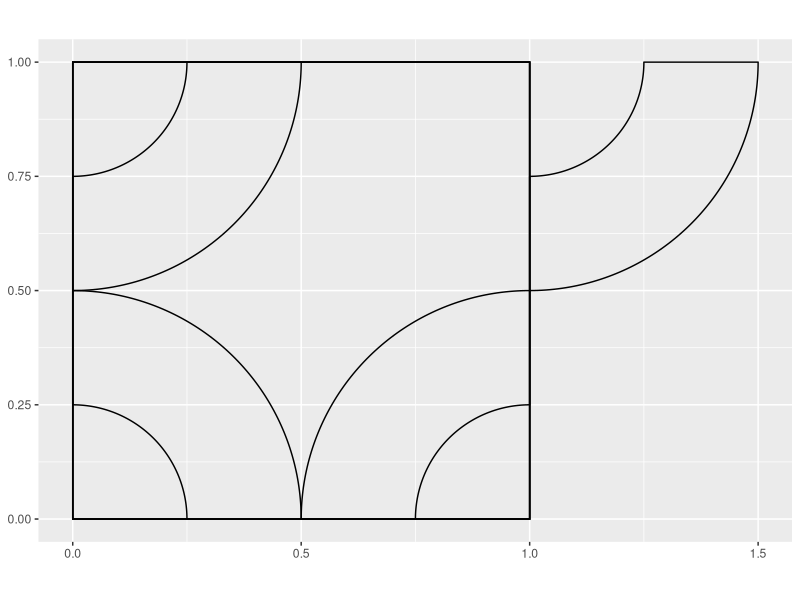
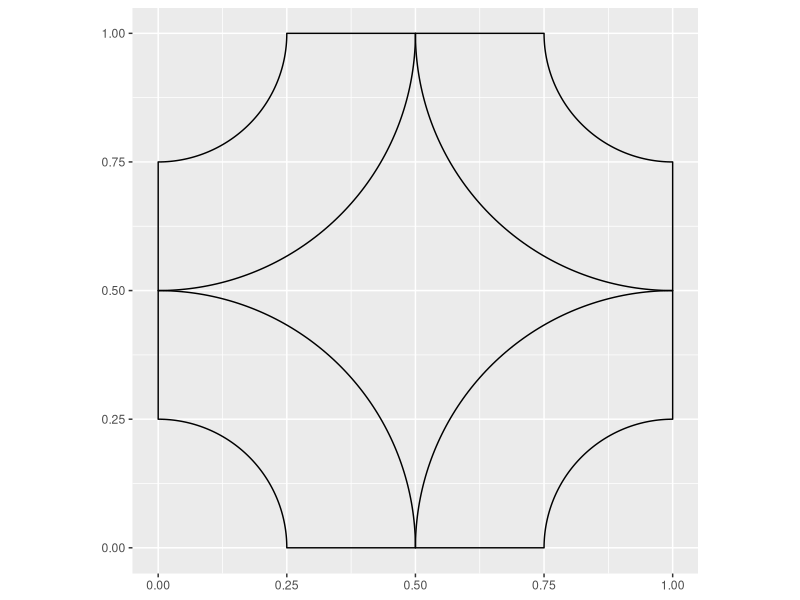

The R script that drew these images, in order:
## ---- chunk 1
library(dplyr)
library(ggplot2)
library(ggforce)
## ---- chunk 2
set_incorrect_params <- function(x, y, sq_width) {
  tribble(
    ~x0, ~y0, ~start, ~end,
    x, y, 0, pi / 2,
    x + sq_width, y, 3 * pi / 2, 2 * pi,
    x + sq_width, y + sq_width, pi / 2, pi,
    x, y + sq_width, pi / 2, pi
  )
}
## ---- chunk 3
set_incorrect_params(x = 0, y = 0, sq_width = 1) %>%
  ggplot() +
  geom_arc_bar(
    aes(
      x0 = x0,
      y0 = y0,
      start = start,
      end = end,
      r0 = .25,
      r = .5
    )
  ) +
  geom_rect(
    aes(
      xmin = 0,
      xmax = 1,
      ymin = 0,
      ymax = 1
    ),
    fill = NA,
    color = "black"
  ) +
  coord_fixed()
## ---- chunk 4
set_correct_params <- function(x, y, sq_width) {
  tribble(
    ~x0, ~y0, ~start, ~end,
    x, y, 0, pi / 2,
    x + sq_width, y, 3 * pi / 2, 2 * pi,
    x + sq_width, y + sq_width, pi, 3 * pi / 2,
    x, y + sq_width, pi / 2, pi
  )
}
## ---- chunk 5
set_correct_params(x = 0, y = 0, sq_width = 1) %>%
  ggplot() +
  geom_arc_bar(
    aes(
      x0 = x0,
      y0 = y0,
      start = start,
      end = end,
      r0 = .25,
      r = .5
    )
  ) +
  coord_fixed()
